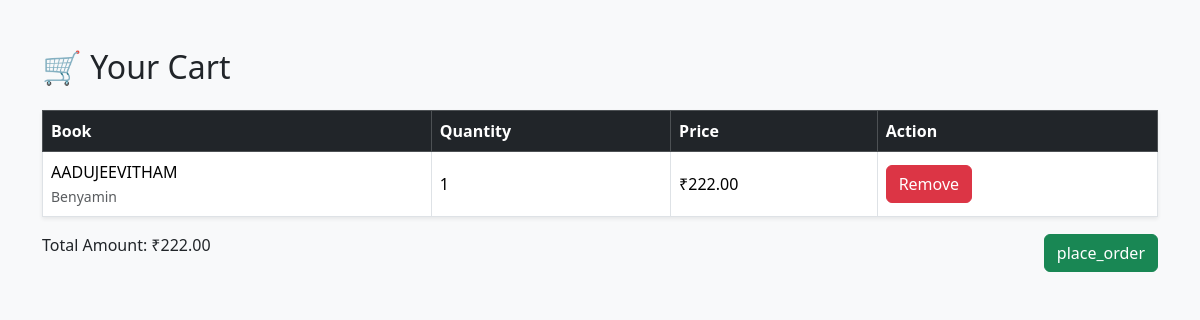
Before: /cart_view/ (signed in) with the older database file.
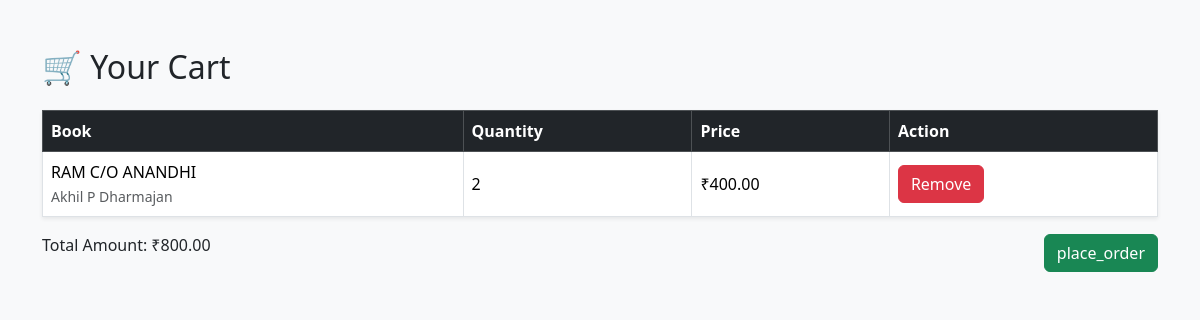
After: the same page with the newer database file.
### App/models.py (models this page shows, shortened)
class CartItem(models.Model):
    customer = models.ForeignKey(Customer, on_delete=models.CASCADE)
    book = models.ForeignKey(Book, on_delete=models.CASCADE)
    quantity = models.PositiveIntegerField(default=1)
    added_on = models.DateTimeField(auto_now_add=True)

class Book(models.Model):
    CATEGORY_CHOICES =[
        ('al','All Categories'),
        ('bi','Biography'),
        ('po','Poetry'),
        ('nv','Novel'),
        ('tr','Thriller'),
        ('dv','Devotional'),
        ('sr','Story'),
        ('ai','AutoBiography'),
    ]
    LANGUAGE_CHOICES = [
        ('ml', 'Malayalam'),
        ('en', 'English'),
        ('hi', 'Hindi'),
        ('ta', 'Tamil'),
        ('te', 'Telugu'),
    ]
    category = models.CharField(max_length=100 , choices=CATEGORY_CHOICES, default='al')
    author = models.CharField(max_length=200)
    title = models.CharField(max_length=200)
    language = models.CharField(max_length=10, choices=LANGUAGE_CHOICES, default='ml')
    description = models.TextField()
    price = models.DecimalField(max_digits=6, decimal_places=2)
    stock = models.PositiveIntegerField()
    cover_image = models.ImageField(upload_to='book_covers/', blank=True, null=True)
    published_date = models.DateField(null=True, blank=True)

### App/views.py (the view)
# urls.py: path('cart_view/',views.cart_view,name='cart_view'),
def cart_view(request):
    if not request.user.is_authenticated:
        return redirect('book_list')
    try:
        customer = Customer.objects.get(user=request.user)
    except Customer.DoesNotExist:
        return redirect('book_list')
    cart_items = CartItem.objects.filter(customer=customer)
    total_price = sum(item.book.price * item.quantity for item in cart_items)
    return render(request, 'cart.html', {
        'cart_items': cart_items,
        'total_price': total_price
     })

### Templates/cart.html (shortened to what this page needs)
<!DOCTYPE html>
<html lang="en">
<head>
    <link href="https://cdn.jsdelivr.net/npm/bootstrap@5.3.3/dist/css/bootstrap.min.css" rel="stylesheet">
</head>
<body class="bg-light">
<div class="container py-5">
    <h2 class="mb-4">🛒 Your Cart</h2>
    {% if cart_items %}
        <table class="table table-bordered align-middle shadow-sm">
            <thead class="table-dark">
                <tr>
                    <th>Book</th>
                    <th>Quantity</th>
                    <th>Price</th>
                    <th>Action</th>
                </tr>
            </thead>
            <tbody>
                {% for item in cart_items %}
                    <tr>
                        <td>
                            {{ item.book.title }}<br>
                            <small class="text-muted">{{ item.book.author }}</small>
                        </td>
                        <td>{{ item.quantity }}</td>
                        <td>₹{{ item.book.price }}</td>
                        <td>
                            <a href="{% url 'remove_from_cart' item.id %}" class="btn  btn-danger">
                                 Remove
                            </a>
                        </td>
                    </tr>
                {% endfor %}
            </tbody>
        </table>
        <div class="d-flex justify-content-between align-items-center mt-3">
            <p class="total">Total Amount: ₹{{ total_price }}</p>
            <a href="{% url 'place_order' %}" class="btn btn-success">place_order</a>
        </div>
    {% else %}
        <div class="alert alert-info">
            Your cart is empty. <a href="{% url 'Book_list' %}">Browse books</a>
        </div>
    {% endif %}
</div>
</body>
</html>

Changed rows visible on the page:
removed CartItem: book "AADUJEEVITHAM", book.author "Benyamin", quantity "1", book.price "222.00"
added CartItem: book "RAM C/O ANANDHI", book.author "Akhil P Dharmajan", quantity "2", book.price "400.00"
Other visible differences:
{{ total_price }}: "222.00" → "800.00"
